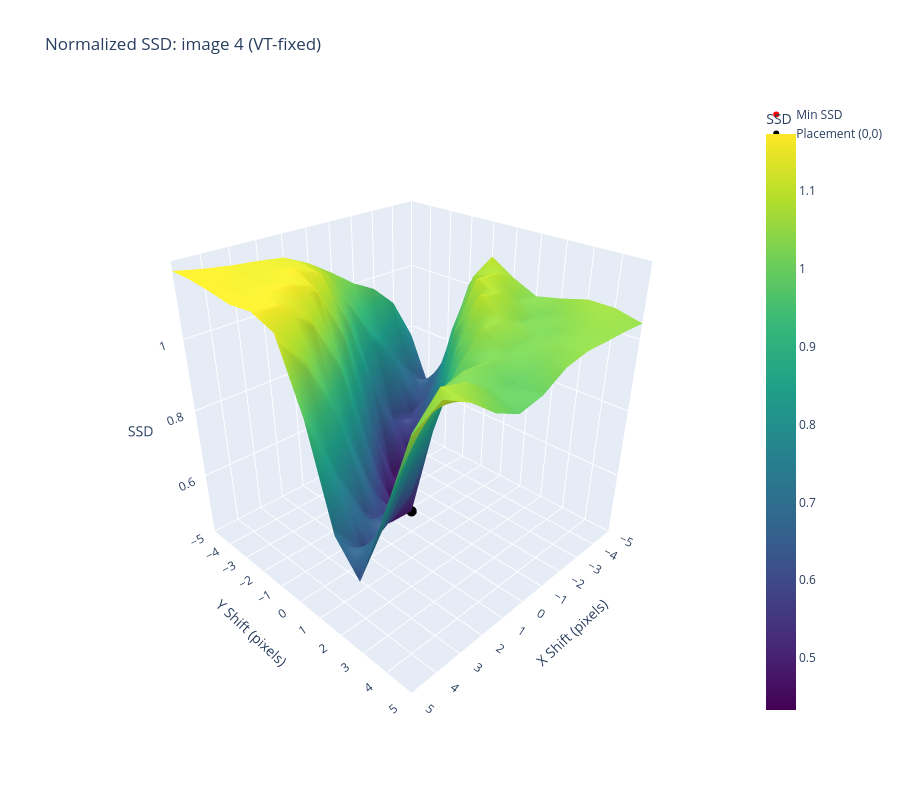

Notebook cell for this chart:
### Code cell
import plotly.graph_objects as go

# SSD surface plot (plotly) - image 4, from the per-frame SSD above (same style as calibration_test)
im_ind = 4
ssds = ssd_april[im_ind]   # dict name copied from calib_raw - holds VT-fixed SSDs here
x = np.linspace(-n, n, 2*n + 1)
Y, X = np.meshgrid(x, x)  # ssds indexed [shiftx + n, shifty + n]

idrow, idcol = np.unravel_index(np.argmin(ssds), ssds.shape)
fig = go.Figure()
fig.add_surface(x=X, y=Y, z=ssds, colorscale='Viridis', colorbar=dict(title='SSD'), name='SSD Surface')
fig.add_trace(go.Scatter3d(x=[idrow - n], y=[idcol - n], z=[ssds[idrow, idcol]],
                           mode='markers', marker=dict(size=6, color='red'), name='Min SSD'))
fig.add_trace(go.Scatter3d(x=[0], y=[0], z=[ssds[n, n]],
                           mode='markers', marker=dict(size=6, color='black'), name='Placement (0,0)'))
fig.update_layout(
    title=f'Normalized SSD: image {im_ind} (VT-fixed)',
    scene=dict(xaxis=dict(title='X Shift (pixels)', range=[-n, n], dtick=1),
               yaxis=dict(title='Y Shift (pixels)', range=[-n, n], dtick=1),
               zaxis=dict(title='SSD'),
               camera=dict(eye=dict(x=1.5, y=1.5, z=1.2)),
               aspectmode='cube'),
    width=900, height=800)
fig.show()

### Figure 1 — Plotly figure (JSON) as saved in the notebook; plotly's stock layout.template omitted (floating-point values rounded to 4 significant figures)
{"data": [{"colorbar": {"title": {"text": "SSD"}}, "colorscale": [[0, "#440154"], [0.1111, "#482878"], [0.2222, "#3e4989"], [0.3333, "#31688e"], [0.4444, "#26828e"], [0.5556, "#1f9e89"], [0.6667, "#35b779"], [0.7778, "#6ece58"], [0.8889, "#b5de2b"], [1, "#fde725"]], "name": "SSD Surface", "type": "surface", "x": [[-5.0, -5.0, -5.0, -5.0, -5.0, -5.0, -5.0, -5.0, -5.0, -5.0, -5.0], [-4.0, -4.0, -4.0, -4.0, -4.0, -4.0, -4.0, -4.0, -4.0, -4.0, -4.0], [-3.0, -3.0, -3.0, -3.0, -3.0, -3.0, -3.0, -3.0, -3.0, -3.0, -3.0], [-2.0, -2.0, -2.0, -2.0, -2.0, -2.0, -2.0, -2.0, -2.0, -2.0, -2.0], [-1.0, -1.0, -1.0, -1.0, -1.0, -1.0, -1.0, -1.0, -1.0, -1.0, -1.0], [0.0, 0.0, 0.0, 0.0, 0.0, 0.0, 0.0, 0.0, 0.0, 0.0, 0.0], [1.0, 1.0, 1.0, 1.0, 1.0, 1.0, 1.0, 1.0, 1.0, 1.0, 1.0], [2.0, 2.0, 2.0, 2.0, 2.0, 2.0, 2.0, 2.0, 2.0, 2.0, 2.0], [3.0, 3.0, 3.0, 3.0, 3.0, 3.0, 3.0, 3.0, 3.0, 3.0, 3.0], [4.0, 4.0, 4.0, 4.0, 4.0, 4.0, 4.0, 4.0, 4.0, 4.0, 4.0], [5.0, 5.0, 5.0, 5.0, 5.0, 5.0, 5.0, 5.0, 5.0, 5.0, 5.0]], "y": [[-5.0, -4.0, -3.0, -2.0, -1.0, 0.0, 1.0, 2.0, 3.0, 4.0, 5.0], [-5.0, -4.0, -3.0, -2.0, -1.0, 0.0, 1.0, 2.0, 3.0, 4.0, 5.0], [-5.0, -4.0, -3.0, -2.0, -1.0, 0.0, 1.0, 2.0, 3.0, 4.0, 5.0], [-5.0, -4.0, -3.0, -2.0, -1.0, 0.0, 1.0, 2.0, 3.0, 4.0, 5.0], [-5.0, -4.0, -3.0, -2.0, -1.0, 0.0, 1.0, 2.0, 3.0, 4.0, 5.0], [-5.0, -4.0, -3.0, -2.0, -1.0, 0.0, 1.0, 2.0, 3.0, 4.0, 5.0], [-5.0, -4.0, -3.0, -2.0, -1.0, 0.0, 1.0, 2.0, 3.0, 4.0, 5.0], [-5.0, -4.0, -3.0, -2.0, -1.0, 0.0, 1.0, 2.0, 3.0, 4.0, 5.0], [-5.0, -4.0, -3.0, -2.0, -1.0, 0.0, 1.0, 2.0, 3.0, 4.0, 5.0], [-5.0, -4.0, -3.0, -2.0, -1.0, 0.0, 1.0, 2.0, 3.0, 4.0, 5.0], [-5.0, -4.0, -3.0, -2.0, -1.0, 0.0, 1.0, 2.0, 3.0, 4.0, 5.0]], "z": [[0.7667, 0.6131, 0.7565, 1.004, 1.1, 1.058, 1.027, 1.041, 1.06, 1.059, 1.042], [0.8986, 0.6772, 0.6304, 0.8498, 1.061, 1.092, 1.035, 1.015, 1.036, 1.051, 1.045], [0.9647, 0.7707, 0.5849, 0.6633, 0.9325, 1.096, 1.079, 1.022, 1.018, 1.038, 1.045], [1.003, 0.8569, 0.6133, 0.4906, 0.6859, 0.9773, 1.094, 1.053, 1.019, 1.031, 1.046], [1.054, 0.9816, 0.7539, 0.477, 0.4372, 0.7105, 0.9827, 1.056, 1.018, 1.008, 1.033], [1.1, 1.09, 0.9816, 0.7008, 0.4334, 0.4811, 0.7798, 0.9918, 1.021, 0.9856, 0.9953], [1.133, 1.138, 1.127, 0.9837, 0.6845, 0.4852, 0.6209, 0.8972, 1.026, 1.006, 0.9819], [1.142, 1.144, 1.158, 1.133, 0.9459, 0.6633, 0.5688, 0.7802, 1.006, 1.057, 1.015], [1.149, 1.146, 1.146, 1.161, 1.099, 0.8728, 0.6272, 0.6538, 0.9066, 1.075, 1.07], [1.159, 1.157, 1.149, 1.153, 1.154, 1.042, 0.7877, 0.6105, 0.7446, 1.002, 1.107], [1.173, 1.172, 1.165, 1.156, 1.162, 1.139, 0.9692, 0.7091, 0.6282, 0.8434, 1.067]]}, {"marker": {"color": "red", "size": 6}, "mode": "markers", "name": "Min SSD", "type": "scatter3d", "x": [0], "y": [-1], "z": [0.4334]}, {"marker": {"color": "black", "size": 6}, "mode": "markers", "name": "Placement (0,0)", "type": "scatter3d", "x": [0], "y": [0], "z": [0.4811]}], "layout": {"height": 800, "scene": {"aspectmode": "cube", "camera": {"eye": {"x": 1.5, "y": 1.5, "z": 1.2}}, "xaxis": {"dtick": 1, "range": [-5, 5], "title": {"text": "X Shift (pixels)"}}, "yaxis": {"dtick": 1, "range": [-5, 5], "title": {"text": "Y Shift (pixels)"}}, "zaxis": {"title": {"text": "SSD"}}}, "title": {"text": "Normalized SSD: image 4 (VT-fixed)"}, "width": 900}}
